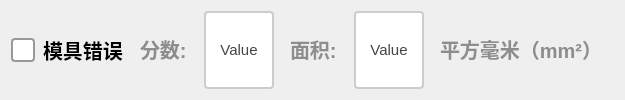
             <widget class="QWidget" name="widget_extra4" native="true">
              <layout class="QGridLayout" name="gridLayout_12">
               <item row="0" column="0">
                <layout class="QHBoxLayout" name="horizontalLayout_21" stretch="2,1,2,0,2,0">
                 <item>
                  <widget class="QCheckBox" name="ckb_mojucuowu">
                   <property name="sizePolicy">
                    <sizepolicy hsizetype="Minimum" vsizetype="Minimum">
                     <horstretch>0</horstretch>
                     <verstretch>0</verstretch>
                    </sizepolicy>
                   </property>
                   <property name="styleSheet">
                    <string notr="true">QCheckBox {
    spacing: 8px;
    font-size: 20px;
    color: #333;
    font-weight: bold;        
    color:  rgb(0, 0, 0);       
}

/* 未选中状态 */
QCheckBox::indicator {
    width: 20px;
    height: 20px;
    border-radius: 4px; /* 方形，圆角可适当调整 */
    border: 2px solid #999;
    background: #ffffff;
}

/* 悬停效果 */
QCheckBox::indicator:hover {
    border: 2px solid #666;
}

/* 选中状态 */
QCheckBox::indicator:checked {
    border: 2px solid #2196F3;
    background-color: qradialgradient(
        cx:0.5, cy:0.5,
        radius:0.4,
        fx:0.5, fy:0.5,
        stop:0 #2196F3,
        stop:1 transparent
    );
}

/* 禁用状态 */
QCheckBox::indicator:disabled {
    border: 2px solid #ccc;
    background: #eee;
}

/* 选中时的文字颜色 */
QCheckBox:checked {
    color: #2196F3;
    font-weight: 500;
}

/* 点击动画效果 */
QCheckBox::indicator:pressed {
    border: 2px solid #1565C0;
    background-color: qradialgradient(
        cx:0.5, cy:0.5,
        radius:0.5,
        fx:0.5, fy:0.5,
        stop:0 #BBDEFB,
        stop:1 transparent
    );
}</string>
                   </property>
                   <property name="text">
                    <string>模具错误</string>
                   </property>
                  </widget>
                 </item>
                 <item>
                  <widget class="QLabel" name="label_39">
                   <property name="styleSheet">
                    <string notr="true">QLabel {
       font-size: 20px;        
       font-weight: bold;        
       color:  rgb(141, 141, 141);       
       padding: 5px 5px;     
       border-bottom: 2px solid #cccccc; 
    }</string>
                   </property>
                   <property name="text">
                    <string>分数:</string>
                   </property>
                  </widget>
                 </item>
                 <item>
                  <widget class="QPushButton" name="btn_mojucuowuscore">
                   <property name="sizePolicy">
                    <sizepolicy hsizetype="Minimum" vsizetype="Minimum">
                     <horstretch>0</horstretch>
                     <verstretch>0</verstretch>
                    </sizepolicy>
                   </property>
                   <property name="maximumSize">
                    <size>
                     <width>100</width>
                     <height>100</height>
                    </size>
                   </property>
                   <property name="styleSheet">
                    <string notr="true">QPushButton {
    padding: 6px 14px;
    border: 2px solid #CCC;
    border-radius: 4px;
    background-color: white;
    color: #444;
    font-size: 15px; 
}

QPushButton:hover {
    border-color: #999;
    background-color: #F5F5F5;
}

QPushButton:pressed {
    border-color: #777;
    background-color: #EEE;
}</string>
                   </property>
                   <property name="text">
                    <string>Value</string>
                   </property>
                  </widget>
                 </item>
                 <item>
                  <widget class="QLabel" name="label_40">
                   <property name="styleSheet">
                    <string notr="true">QLabel {
       font-size: 20px;        
       font-weight: bold;        
       color:  rgb(141, 141, 141);       
       padding: 5px 5px;     
       border-bottom: 2px solid #cccccc; 
    }</string>
                   </property>
                   <property name="text">
                    <string>面积:</string>
                   </property>
                  </widget>
                 </item>
                 <item>
                  <widget class="QPushButton" name="btn_mojucuowuArea">
                   <property name="sizePolicy">
                    <sizepolicy hsizetype="Minimum" vsizetype="Minimum">
                     <horstretch>0</horstretch>
                     <verstretch>0</verstretch>
                    </sizepolicy>
                   </property>
                   <property name="maximumSize">
                    <size>
                     <width>100</width>
                     <height>100</height>
                    </size>
                   </property>
                   <property name="styleSheet">
                    <string notr="true">QPushButton {
    padding: 6px 14px;
    border: 2px solid #CCC;
    border-radius: 4px;
    background-color: white;
    color: #444;
    font-size: 15px; 
}

QPushButton:hover {
    border-color: #999;
    background-color: #F5F5F5;
}

QPushButton:pressed {
    border-color: #777;
    background-color: #EEE;
}</string>
                   </property>
                   <property name="text">
                    <string>Value</string>
                   </property>
                  </widget>
                 </item>
                 <item>
                  <widget class="QLabel" name="label_20">
                   <property name="styleSheet">
                    <string notr="true">QLabel {
       font-size: 20px;        
       font-weight: bold;        
       color:  rgb(141, 141, 141);       
       padding: 5px 5px;     
       border-bottom: 2px solid #cccccc; 
    }</string>
                   </property>
                   <property name="text">
                    <string>平方毫米（mm²）</string>
                   </property>
                  </widget>
                 </item>
                </layout>
               </item>
              </layout>
             </widget>
